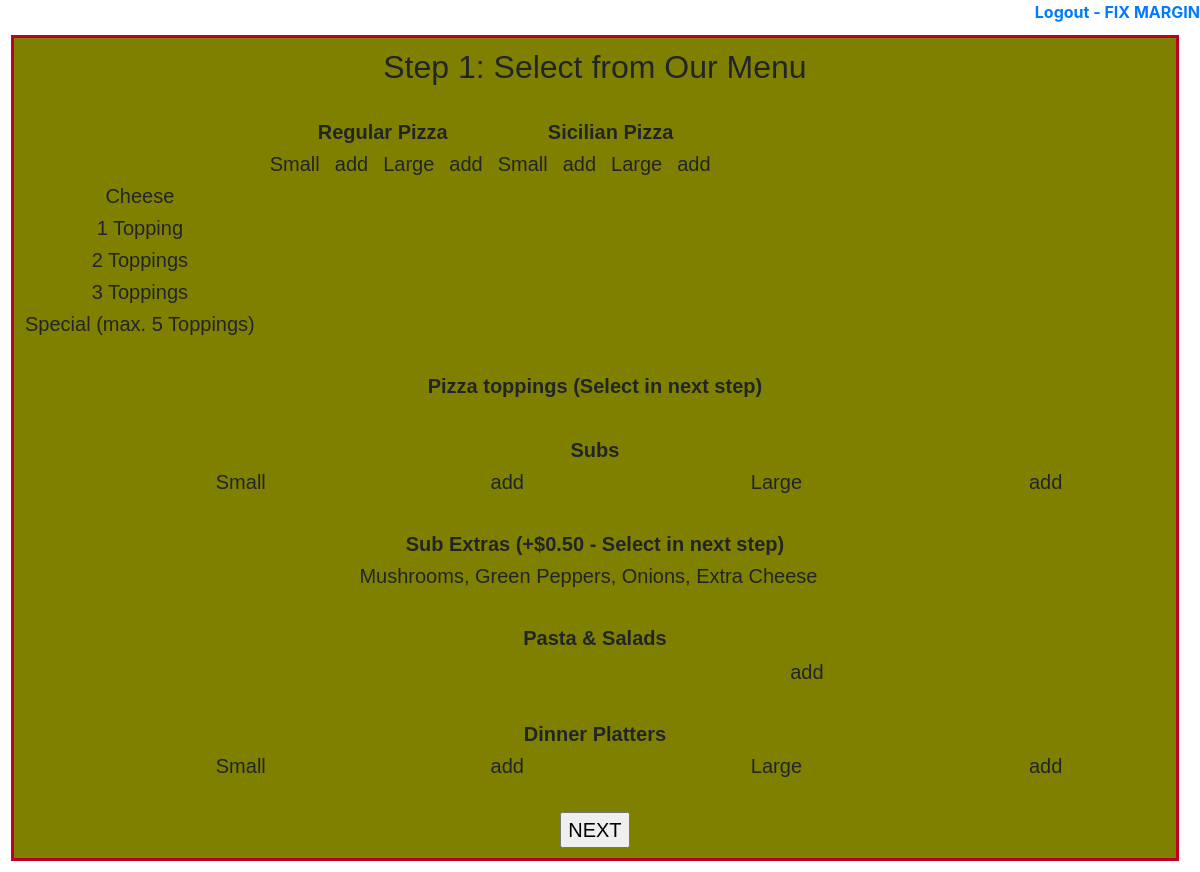
Page / (signed in) on the earlier database version.
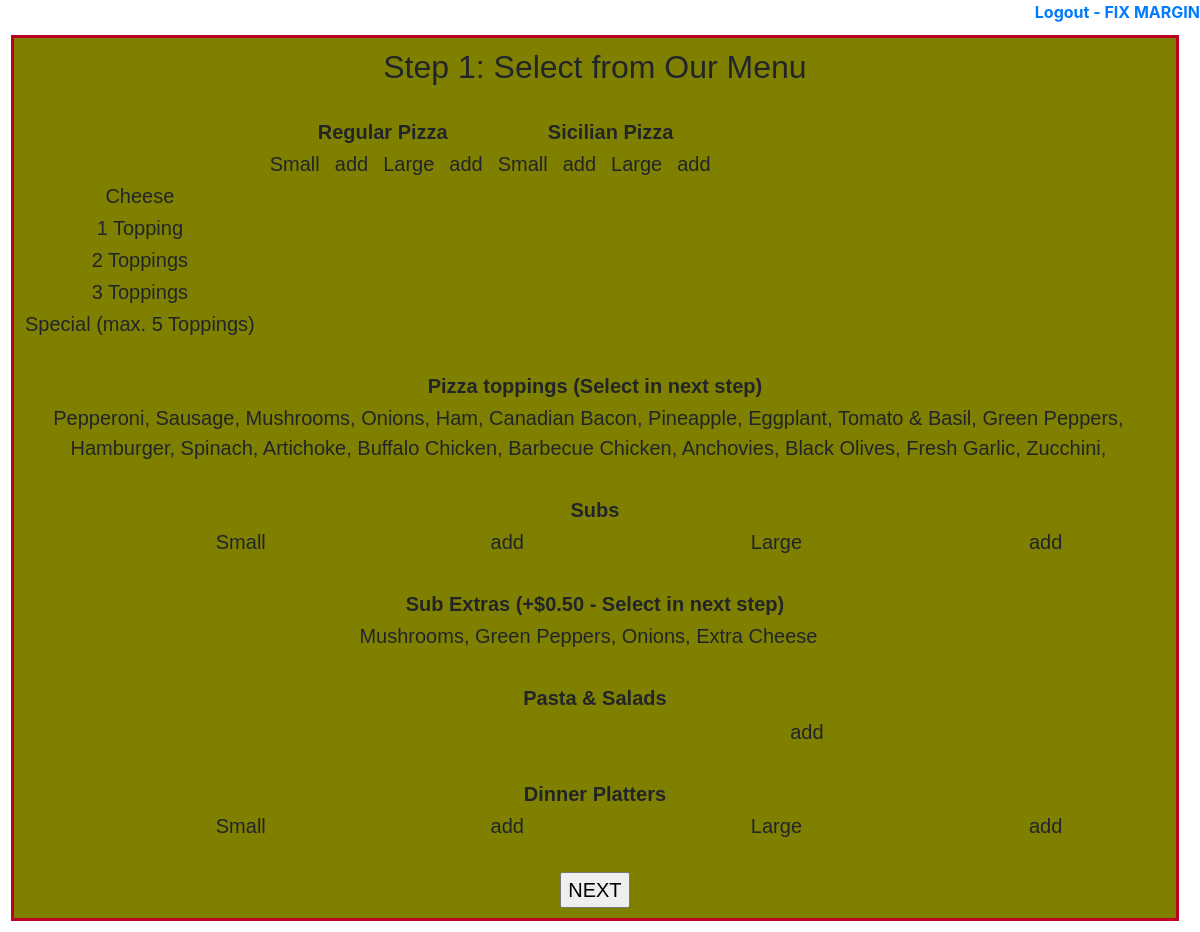
Same page on the later database version.
### orders/models.py (models this page shows, shortened)
class Topping(models.Model):
  name = models.CharField(max_length=64, primary_key=True)

### orders/views.py (the view)
# urls.py: path("", views.index, name="index"),
@login_required
def index(request):
  if request.method == 'POST':
    q_preselection = request.POST.dict()
    print("IS THERE ALREADY STH IN BASKET? ", q_preselection) # comes out empty
  cheese = Pizza.objects.filter(Q(topping_count=0)).order_by('price')
  for c in cheese:
    print("CHEESES cOME OUT AS:")
    print(c.size, c.style, c.topping_count)
  context = {
  "0top": Pizza.objects.filter(Q(topping_count=0)).order_by('price'),
  "1top": Pizza.objects.filter(Q(topping_count=1)).order_by('price'),
  "2top": Pizza.objects.filter(Q(topping_count=2)).order_by('price'),
  "3top": Pizza.objects.filter(Q(topping_count=3)).order_by('price'),
  "5top": Pizza.objects.filter(Q(topping_count=5)).order_by('price'),
  "toppings": Topping.objects.all(),
  "subs": Sub.objects.all(),
  "pastasalads": PastaSalad.objects.all(),
  "platters": Platter.objects.all()
  }
  return render(request, "pizza/index.html", context)

### orders/templates/pizza/index.html (shortened to what this page needs)
{% extends "pizza/innerlayout.html" %}
{% block head %}
{% load static %}
{% endblock %}
{% block body %}
<table width=100%>
  <tr>
    <td>
      <form action="{% url 'prebasket' %}" method="post" name="preselect" id="preselect">
        <div class="callout">
          <h2>Step 1: Select from Our Menu</h2>
          <br>
            <table class="foodmenu" >
              <tr>
                <th colspan="1"></th>
        	      <th colspan="4"><a name="regular_pizza">Regular Pizza</a></th>
                <th colspan="4"><a name="regular_pizza">Sicilian Pizza</a></th>
              </tr>
            	<tr>
            		<td></td>
            		<td>Small</td>
                <td>add</td>
            		<td>Large</td>
                <td>add</td>
                <td>Small</td>
                <td>add</td>
                <td>Large</td>
                <td>add</td>
            	</tr>
              <tr>
              <td>Cheese</td>
              </tr>
              <tr>
              <td>1 Topping</td>
              </tr>
              <tr>
              <td>2 Toppings</td>
              </tr>
              <tr>
              <td>3 Toppings</td>
              </tr>
              <tr>
              <td>Special (max. 5 Toppings)</td>
              </tr>
          	</table>
          <br>
        	  <table width="100%" class="toppingmenu">
          	    <tbody>
          	      <tr>
          		<th colspan="2"><a name="toppings">Pizza toppings (Select in next step)</a></th>
          	      </tr>
                  <tr>
          		<td>
                {% for t in toppings %}
                {{t.name}},
                {% endfor %}
              </td>
          	      </tr>
                </tbody>
          	</table>
          <br>
            <table width="100%" class="foodmenu">
          	    <tbody>
              <tr>
              		<th colspan="5"><a name="subs">Subs</a></th>
              </tr>
              <tr>
              		<td></td>
              		<td>Small</td>
                  <td>add</td>
              		<td>Large</td>
                  <td>add</td>
            	</tr>
                </tbody>
            </table>
          <br>
            <table width="100%" class="toppingmenu">
                <tbody>
                  <tr>
              <th colspan="2"><a name="toppings">Sub Extras (+$0.50 - Select in next step)</a></th>
                  </tr>
                  <tr>
              <td >Mushrooms, Green Peppers, Onions, Extra Cheese</td>
                  </tr>
                </tbody>
            </table>
          <br>
      	    <table width="100%" class="foodmenu">
          	    <tbody>
          	      <tr>
          		<th colspan="4"><a >Pasta & Salads </a></th>
          	      </tr>
          	      <tr>
          		<td></td>
          		<td> </td>
          	      </tr>
                  <tr>
                    <td></td><td></td><td> add</td>
                  </tr>
                </tbody>
            </table>
          <br>
        	  <table width="100%" class="foodmenu">
             <tbody>
              	      <tr>
              		      <th colspan="5"><a name="dinner">Dinner Platters</a></th>
              	      </tr>
                      <tr>
                      <td></td>
                      <td>Small</td>
                      <td>add</td>
                      <td>Large</td>
                      <td>add</td>
                      </tr>
             </tbody>
            </table>
          <br>
            <table>
              <input type="submit" value="NEXT">
            </table>
        </div>
      </form>
    </td>
  </tr>
</table>
{% endblock %}

Differences in the rows shown:
added Topping: name "Pepperoni"
added Topping: name "Sausage"
added Topping: name "Mushrooms"
added Topping: name "Onions"
added Topping: name "Ham"
added Topping: name "Canadian Bacon"
added Topping: name "Pineapple"
added Topping: name "Eggplant"
added Topping: name "Tomato & Basil"
added Topping: name "Green Peppers"
added Topping: name "Hamburger"
added Topping: name "Spinach"
added Topping: name "Artichoke"
added Topping: name "Buffalo Chicken"
added Topping: name "Barbecue Chicken"
added Topping: name "Anchovies"
added Topping: name "Black Olives"
added Topping: name "Fresh Garlic"
added Topping: name "Zucchini"
